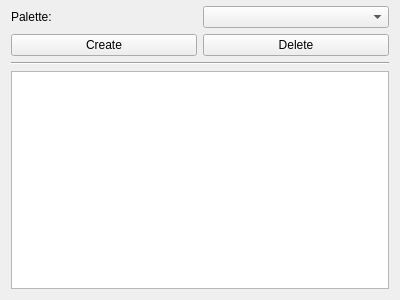
<?xml version="1.0" encoding="UTF-8"?>
<ui version="4.0">
    <class>capy::ui::ColorPaletteArea</class>
    <widget class="QWidget" name="capy::ui::ColorPaletteArea">
        <property name="geometry">
            <rect>
                <x>0</x>
                <y>0</y>
                <width>400</width>
                <height>300</height>
            </rect>
        </property>
        <property name="windowTitle">
            <string>Form</string>
        </property>
        <layout class="QVBoxLayout" name="verticalLayout_2">
            <property name="topMargin">
                <number>6</number>
            </property>
            <item>
                <layout class="QVBoxLayout" name="verticalLayout">
                    <item>
                        <layout class="QHBoxLayout" name="horizontalLayout">
                            <item>
                                <widget class="QLabel" name="label">
                                    <property name="text">
                                        <string>Palette:</string>
                                    </property>
                                </widget>
                            </item>
                            <item>
                                <widget class="QComboBox" name="paletteComboBox"/>
                            </item>
                        </layout>
                    </item>
                    <item>
                        <layout class="QHBoxLayout" name="horizontalLayout_2">
                            <item>
                                <widget class="QPushButton" name="createPaletteButton">
                                    <property name="text">
                                        <string>Create</string>
                                    </property>
                                </widget>
                            </item>
                            <item>
                                <widget class="QPushButton" name="removePaletteButton">
                                    <property name="text">
                                        <string>Delete</string>
                                    </property>
                                </widget>
                            </item>
                        </layout>
                    </item>
                </layout>
            </item>
            <item>
                <widget class="Line" name="line">
                    <property name="orientation">
                        <enum>Qt::Horizontal</enum>
                    </property>
                </widget>
            </item>
            <item>
                <widget class="QTableView" name="colorTableView"/>
            </item>
        </layout>
    </widget>
    <resources/>
    <connections/>
</ui>
